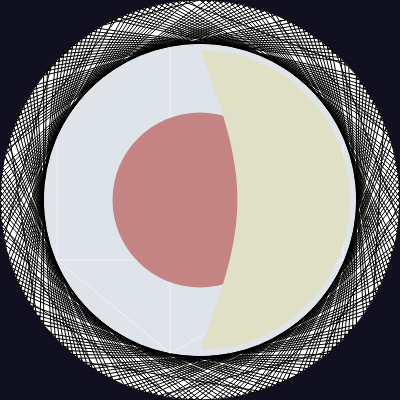
Frame 1 (no input)
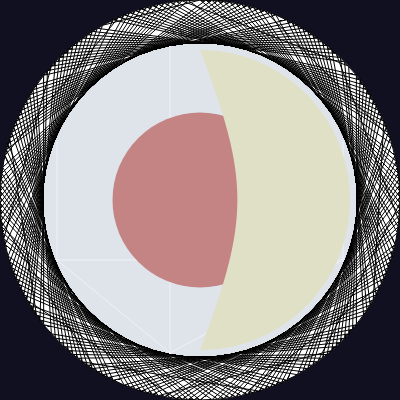
Frame 60 (no input)
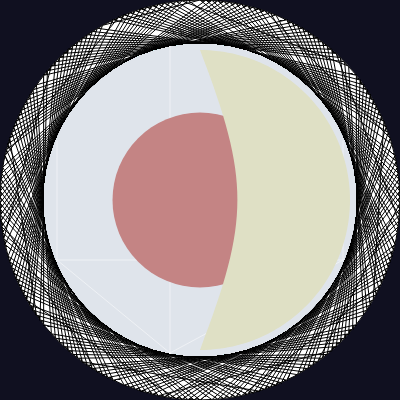
Frame 120 (the mouse pressed at the canvas centre since frame 60)

The p5.js sketch that drew these frames (run headless with seeded random() and noise() and a simulated clock; from frame 60 on, the mouse is pressed at the canvas centre):

// p5.js sketch
// ── sketch.js

function setup(){
  createCanvas(400, 400);
  background(16, 16, 32);
  ellipse(200, 200, 400);
  network(200, 200, 200);
                }

function draw(){
  noStroke();
    push();
  fill(223, 228, 235);
  ellipse(200, 200, 312);
  strokeWeight(1 / 2);
  stroke(255);
  let lines = [57, 170, 343, 260, 141, 47, 353];
  line(lines[0], lines[3], lines[2], lines[3]);
  line(lines[1], lines[5], lines[1], lines[6]);
  line(lines[0], lines[3], lines[1], lines[6]);
  line(lines[2], lines[3], lines[1], lines[6]);
  line(lines[0], lines[3], lines[0], lines[4]);
  line(lines[2], lines[3], lines[2], lines[4]);
  noStroke();
  fill(196, 132, 132);
  ellipse(200,200,175);
  fill(223, 224, 197)
  beginShape();
  vertex(200, 50);
  bezierVertex(250 ,180, 250, 220, 200, 350);
  for(let i = 0; i < 100; i++){
    const theta = - PI * i / 100 + HALF_PI;
    const x = 200 + 150 * cos(theta);
    const y = 200 + 150 * sin(theta);
    vertex(x, y);
  }
  endShape();
  pop();
}






function network(cx,cy,r){
beginShape();
  for(let i = 0; i <14; i ++){
   for(let j = 0; j < 14; j++){
    const theta = TWO_PI * j * 3 / 14 - HALF_PI - TWO_PI * i / 15;
    const x = cx + cos(theta) * r;
    const y = cy + sin(theta) * r;
    vertex(x, y);
  }
  endShape(CLOSE);
  }
}
